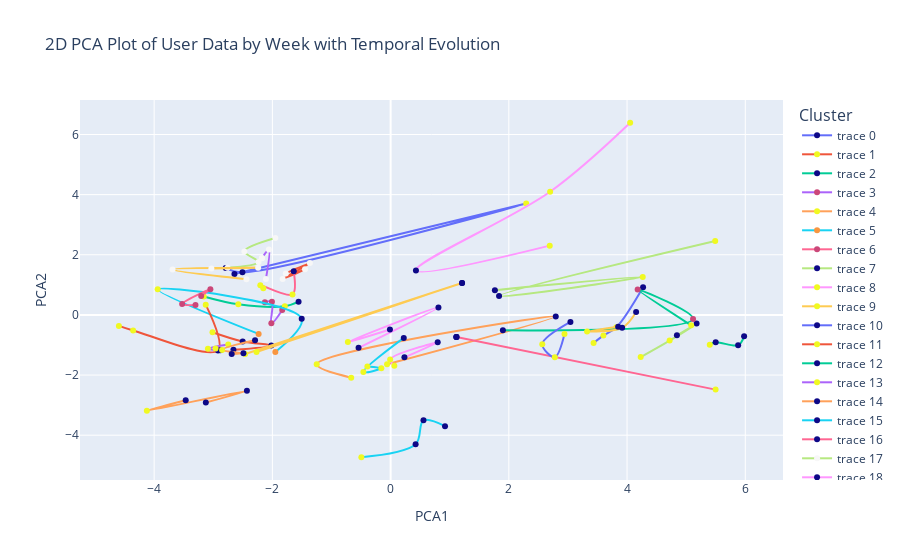

The cell this chart's notebook holds for it:
### Code cell
# Select a subset of unique CloudId values (e.g., the first 30 unique CloudIds)
import plotly.graph_objects as go
unique_cloud_ids = reduced_bio['CloudId'].unique()[:30]

# Initialize a new figure
fig = go.Figure()

# Iterate over each selected CloudId and add a trace for each
for cloud_id in unique_cloud_ids:
    user_data = reduced_bio[reduced_bio['CloudId'] == cloud_id]
    fig.add_trace(go.Scatter(
        x=user_data['PCA1'],
        y=user_data['PCA2'],
        mode='lines+markers',
        line_shape='spline',
        text=user_data.apply(lambda row: '<br>'.join([f'{col}: {row[col]}' for col in ['Cluster']]), axis=1),
        # text=user_data.apply(lambda row: '<br>'.join([f'{col}: {row[col]}' for col in ['Weight', 'Basal Metabolic Rate', 'Basal Metabolic Rate Score', 'Degree Of Obesity Perc', 'Cluster']]), axis=1),
        # hoverinfo='text',
        marker_color=user_data['Cluster'],  # Adjusted marker size and color by cluster
        line=dict(shape='spline'),
    ))

fig.update_layout(
    title='2D PCA Plot of User Data by Week with Temporal Evolution',
    xaxis_title='PCA1',
    yaxis_title='PCA2',
    showlegend=True
)

# Add a legend to the plot
fig.update_layout(
    legend_title_text='Cluster',
    legend_title_font_size=16,
    legend_font_size=12
)

fig.show()

### Figure 1 — Plotly figure (JSON) as saved in the notebook; plotly's stock layout.template omitted (floating-point values rounded to 4 significant figures)
{"data": [{"line": {"shape": "spline"}, "marker": {"color": [0, 0, 2, 0]}, "mode": "lines+markers", "text": ["Cluster: 0", "Cluster: 0", "Cluster: 2", "Cluster: 0"], "type": "scatter", "x": [-2.79, -2.507, 2.294, -2.642], "y": [1.564, 1.418, 3.707, 1.361]}, {"line": {"shape": "spline"}, "marker": {"color": [5, 4, 4, 4]}, "mode": "lines+markers", "text": ["Cluster: 5", "Cluster: 4", "Cluster: 4", "Cluster: 4"], "type": "scatter", "x": [-3.013, -2.502, -2.018, -2.659], "y": [-0.5765, -0.8839, -1.015, -1.161]}, {"line": {"shape": "spline"}, "marker": {"color": [0, 5, 5, 5]}, "mode": "lines+markers", "text": ["Cluster: 0", "Cluster: 5", "Cluster: 5", "Cluster: 5"], "type": "scatter", "x": [-1.557, -1.79, -2.577, -3.16], "y": [0.4405, 0.2869, 0.3539, 0.6134]}, {"line": {"shape": "spline"}, "marker": {"color": [5, 5, 5, 5]}, "mode": "lines+markers", "text": ["Cluster: 5", "Cluster: 5", "Cluster: 5", "Cluster: 5"], "type": "scatter", "x": [-1.833, -2.017, -2.008, -2.127], "y": [0.1622, -0.2789, 0.4388, 0.4211]}, {"line": {"shape": "spline"}, "marker": {"color": [4, 4, 3, 4]}, "mode": "lines+markers", "text": ["Cluster: 4", "Cluster: 4", "Cluster: 3", "Cluster: 4"], "type": "scatter", "x": [-0.6664, -1.25, 2.794, -0.05992], "y": [-2.088, -1.641, -0.04963, -1.64]}, {"line": {"shape": "spline"}, "marker": {"color": [4, 5, 1, 4]}, "mode": "lines+markers", "text": ["Cluster: 4", "Cluster: 5", "Cluster: 1", "Cluster: 4"], "type": "scatter", "x": [-2.233, -3.94, -1.504, -1.95], "y": [-0.6324, 0.851, -0.126, -1.237]}, {"line": {"shape": "spline"}, "marker": {"color": [5, 5, 5, 5]}, "mode": "lines+markers", "text": ["Cluster: 5", "Cluster: 5", "Cluster: 5", "Cluster: 5"], "type": "scatter", "x": [-3.301, -3.526, -3.049, -3.204], "y": [0.3324, 0.3636, 0.8568, 0.6275]}, {"line": {"shape": "spline"}, "marker": {"color": [2, 2, 3, 3]}, "mode": "lines+markers", "text": ["Cluster: 2", "Cluster: 2", "Cluster: 3", "Cluster: 3"], "type": "scatter", "x": [4.843, 5.176, 4.72, 4.23], "y": [-0.6788, -0.2895, -0.8547, -1.401]}, {"line": {"shape": "spline"}, "marker": {"color": [4, 4, 1, 1]}, "mode": "lines+markers", "text": ["Cluster: 4", "Cluster: 4", "Cluster: 1", "Cluster: 1"], "type": "scatter", "x": [0.06298, -0.00774, 0.7966, 0.2338], "y": [-1.688, -1.48, -0.9129, -1.412]}, {"line": {"shape": "spline"}, "marker": {"color": [4, 1, 4, 1]}, "mode": "lines+markers", "text": ["Cluster: 4", "Cluster: 1", "Cluster: 4", "Cluster: 1"], "type": "scatter", "x": [-2.268, 1.209, -2.46, 1.209], "y": [-1.233, 1.059, -1.301, 1.059]}, {"line": {"shape": "spline"}, "marker": {"color": [2, 3, 3, 3]}, "mode": "lines+markers", "text": ["Cluster: 2", "Cluster: 3", "Cluster: 3", "Cluster: 3"], "type": "scatter", "x": [4.271, 3.819, 3.6, 3.434], "y": [0.9219, -0.4104, -0.6827, -0.9379]}, {"line": {"shape": "spline"}, "marker": {"color": [5, 4, 5, 5]}, "mode": "lines+markers", "text": ["Cluster: 5", "Cluster: 4", "Cluster: 5", "Cluster: 5"], "type": "scatter", "x": [-3.127, -2.92, -4.356, -4.596], "y": [0.3417, -1.18, -0.5168, -0.365]}, {"line": {"shape": "spline"}, "marker": {"color": [1, 2, 2, 3]}, "mode": "lines+markers", "text": ["Cluster: 1", "Cluster: 2", "Cluster: 2", "Cluster: 3"], "type": "scatter", "x": [1.899, 5.116, 4.179, 5.085], "y": [-0.5127, -0.1345, 0.8473, -0.3459]}, {"line": {"shape": "spline"}, "marker": {"color": [5, 5, 4, 5]}, "mode": "lines+markers", "text": ["Cluster: 5", "Cluster: 5", "Cluster: 4", "Cluster: 5"], "type": "scatter", "x": [-2.747, -3.091, -2.88, -2.962], "y": [-0.983, -1.125, -1.176, -1.117]}, {"line": {"shape": "spline"}, "marker": {"color": [4, 4, 5, 4]}, "mode": "lines+markers", "text": ["Cluster: 4", "Cluster: 4", "Cluster: 5", "Cluster: 4"], "type": "scatter", "x": [-2.688, -2.49, -2.851, -2.293], "y": [-1.299, -1.277, -1.163, -0.8437]}, {"line": {"shape": "spline"}, "marker": {"color": [3, 3, 3, 4]}, "mode": "lines+markers", "text": ["Cluster: 3", "Cluster: 3", "Cluster: 3", "Cluster: 4"], "type": "scatter", "x": [0.9203, 0.5559, 0.4229, -0.4947], "y": [-3.699, -3.507, -4.302, -4.734]}, {"line": {"shape": "spline"}, "marker": {"color": [1, 1, 3, 1]}, "mode": "lines+markers", "text": ["Cluster: 1", "Cluster: 1", "Cluster: 3", "Cluster: 1"], "type": "scatter", "x": [1.113, 1.113, 5.498, 1.113], "y": [-0.7346, -0.7346, -2.484, -0.7346]}, {"line": {"shape": "spline"}, "marker": {"color": [0, 0, 0, 0]}, "mode": "lines+markers", "text": ["Cluster: 0", "Cluster: 0", "Cluster: 0", "Cluster: 0"], "type": "scatter", "x": [-1.95, -2.474, -2.234, -2.759], "y": [2.557, 2.111, 1.759, 1.565]}, {"line": {"shape": "spline"}, "marker": {"color": [1, 1, 4, 1]}, "mode": "lines+markers", "text": ["Cluster: 1", "Cluster: 1", "Cluster: 4", "Cluster: 1"], "type": "scatter", "x": [-0.542, 0.8094, -0.7233, -0.01105], "y": [-1.095, 0.2493, -0.9048, -0.483]}, {"line": {"shape": "spline"}, "marker": {"color": [2, 3, 2, 2]}, "mode": "lines+markers", "text": ["Cluster: 2", "Cluster: 3", "Cluster: 2", "Cluster: 2"], "type": "scatter", "x": [3.849, 3.324, 3.917, 4.153], "y": [-0.395, -0.5497, -0.4272, 0.09644]}, {"line": {"shape": "spline"}, "marker": {"color": [3, 3, 3, 2]}, "mode": "lines+markers", "text": ["Cluster: 3", "Cluster: 3", "Cluster: 3", "Cluster: 2"], "type": "scatter", "x": [2.942, 2.778, 2.566, 3.042], "y": [-0.6357, -1.405, -0.9725, -0.2326]}, {"line": {"shape": "spline"}, "marker": {"color": [0, 0, 0, 0]}, "mode": "lines+markers", "text": ["Cluster: 0", "Cluster: 0", "Cluster: 0", "Cluster: 0"], "type": "scatter", "x": [-1.773, -1.366, -1.826, -1.448], "y": [1.381, 1.723, 1.195, 1.519]}, {"line": {"shape": "spline"}, "marker": {"color": [2, 2, 2, 3]}, "mode": "lines+markers", "text": ["Cluster: 2", "Cluster: 2", "Cluster: 2", "Cluster: 3"], "type": "scatter", "x": [5.98, 5.879, 5.499, 5.399], "y": [-0.7127, -1.007, -0.911, -0.995]}, {"line": {"shape": "spline"}, "marker": {"color": [0, 0, 0, 0]}, "mode": "lines+markers", "text": ["Cluster: 0", "Cluster: 0", "Cluster: 0", "Cluster: 0"], "type": "scatter", "x": [-2.178, -2.175, -2.059, -2.109], "y": [1.885, 1.894, 2.175, 1.197]}, {"line": {"shape": "spline"}, "marker": {"color": [4, 5, 4, 4]}, "mode": "lines+markers", "text": ["Cluster: 4", "Cluster: 5", "Cluster: 4", "Cluster: 4"], "type": "scatter", "x": [-3.466, -4.124, -2.431, -3.126], "y": [-2.841, -3.187, -2.525, -2.912]}, {"line": {"shape": "spline"}, "marker": {"color": [4, 4, 4, 1]}, "mode": "lines+markers", "text": ["Cluster: 4", "Cluster: 4", "Cluster: 4", "Cluster: 1"], "type": "scatter", "x": [-0.3927, -0.1568, -0.4609, 0.2228], "y": [-1.717, -1.777, -1.898, -0.7639]}, {"line": {"shape": "spline"}, "marker": {"color": [5, 5, 5, 0]}, "mode": "lines+markers", "text": ["Cluster: 5", "Cluster: 5", "Cluster: 5", "Cluster: 0"], "type": "scatter", "x": [-2.153, -2.204, -1.66, -1.639], "y": [0.8828, 0.9845, 0.6779, 1.449]}, {"line": {"shape": "spline"}, "marker": {"color": [1, 2, 1, 2]}, "mode": "lines+markers", "text": ["Cluster: 1", "Cluster: 2", "Cluster: 1", "Cluster: 2"], "type": "scatter", "x": [1.764, 4.265, 1.835, 5.491], "y": [0.8241, 1.263, 0.6288, 2.456]}, {"line": {"shape": "spline"}, "marker": {"color": [2, 2, 1, 2]}, "mode": "lines+markers", "text": ["Cluster: 2", "Cluster: 2", "Cluster: 1", "Cluster: 2"], "type": "scatter", "x": [4.052, 2.699, 0.4284, 2.692], "y": [6.391, 4.097, 1.477, 2.304]}, {"line": {"shape": "spline"}, "marker": {"color": [0, 0, 0, 0]}, "mode": "lines+markers", "text": ["Cluster: 0", "Cluster: 0", "Cluster: 0", "Cluster: 0"], "type": "scatter", "x": [-2.439, -3.689, -2.241, -3.032], "y": [1.187, 1.509, 1.566, 1.545]}], "layout": {"legend": {"font": {"size": 12}, "title": {"font": {"size": 16}, "text": "Cluster"}}, "showlegend": true, "title": {"text": "2D PCA Plot of User Data by Week with Temporal Evolution"}, "xaxis": {"title": {"text": "PCA1"}}, "yaxis": {"title": {"text": "PCA2"}}}}
